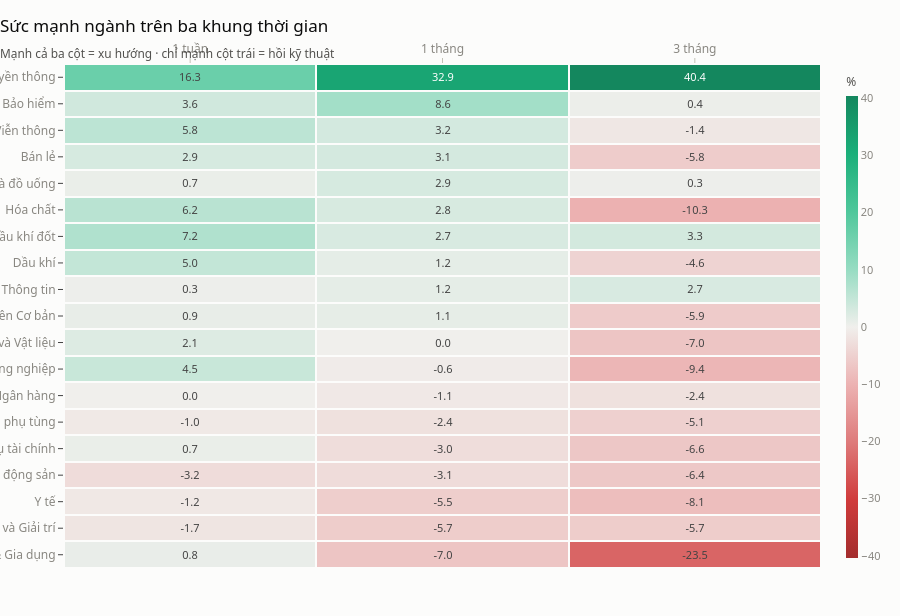

Notebook code cell kept with this figure:
### Markdown cell above
## 4 · Ngành nào đang dẫn dắt *tuần này*

Ghép lại: xếp hạng ngành trên ba khung thời gian cùng lúc. Một ngành mạnh ở cả
ba cột là xu hướng; mạnh ở cột tuần nhưng yếu ở cột năm là hồi phục kỹ thuật.

### Code cell
moc_cuoi = nganh["date"].max()
khung = {"1 tuần": 5, "1 tháng": 21, "3 tháng": 63}

bang_khung = {}
for ten, so_phien in khung.items():
    gan_day = nganh[nganh["date"] > moc_cuoi - pd.Timedelta(days=so_phien * 1.5)]
    dau = gan_day.groupby("icb_name", observed=True)["close"].first()
    cuoi = gan_day.groupby("icb_name", observed=True)["close"].last()
    bang_khung[ten] = ((cuoi / dau - 1) * 100).round(1)

xep_hang = pd.DataFrame(bang_khung).sort_values("1 tháng", ascending=False)

heatmap(
    xep_hang,
    tieu_de="Sức mạnh ngành trên ba khung thời gian",
    phu_de="Mạnh cả ba cột = xu hướng · chỉ mạnh cột trái = hồi kỹ thuật",
    nhan_mau="%",
)

### Figure 1 — Plotly figure (JSON) as saved in the notebook; plotly's stock layout.template omitted (floating-point values rounded to 4 significant figures)
{"data": [{"colorbar": {"outlinewidth": 0, "thickness": 12, "tickfont": {"color": "#898781", "size": 11}, "title": {"font": {"color": "#52514e", "size": 12}, "text": "%"}}, "colorscale": [[0.0, "#a32d2d"], [0.125, "#d03b3b"], [0.25, "#de7a7a"], [0.375, "#ecb2b2"], [0.5, "#f0efec"], [0.625, "#96dcc2"], [0.75, "#4fc79b"], [0.875, "#1baf7a"], [1.0, "#14875e"]], "hovertemplate": "%{y} · %{x}<br>%{z:,.2f}<extra></extra>", "textfont": {"size": 11}, "texttemplate": "%{z:.1f}", "type": "heatmap", "x": ["1 tuần", "1 tháng", "3 tháng"], "xgap": 2, "y": ["Truyền thông", "Bảo hiểm", "Viễn thông", "Bán lẻ", "Thực phẩm và đồ uống", "Hóa chất", "Điện, nước & xăng dầu khí đốt", "Dầu khí", "Công nghệ Thông tin", "Tài nguyên Cơ bản", "Xây dựng và Vật liệu", "Hàng & Dịch vụ Công nghiệp", "Ngân hàng", "Ô tô và phụ tùng", "Dịch vụ tài chính", "Bất động sản", "Y tế", "Du lịch và Giải trí", "Hàng cá nhân & Gia dụng"], "ygap": 2, "z": [[16.3, 32.9, 40.4], [3.6, 8.6, 0.4], [5.8, 3.2, -1.4], [2.9, 3.1, -5.8], [0.7, 2.9, 0.3], [6.2, 2.8, -10.3], [7.2, 2.7, 3.3], [5.0, 1.2, -4.6], [0.3, 1.2, 2.7], [0.9, 1.1, -5.9], [2.1, 0.0, -7.0], [4.5, -0.6, -9.4], [0.0, -1.1, -2.4], [-1.0, -2.4, -5.1], [0.7, -3.0, -6.6], [-3.2, -3.1, -6.4], [-1.2, -5.5, -8.1], [-1.7, -5.7, -5.7], [0.8, -7.0, -23.5]], "zmax": 40.4, "zmid": 0.0, "zmin": -40.4}], "layout": {"height": 616, "title": {"text": "Sức mạnh ngành trên ba khung thời gian<br><sub style='color:#52514e'>Mạnh cả ba cột = xu hướng · chỉ mạnh cột trái = hồi kỹ thuật</sub>"}, "xaxis": {"linecolor": "rgba(0,0,0,0)", "showgrid": false, "side": "top"}, "yaxis": {"autorange": "reversed", "showgrid": false}}}
